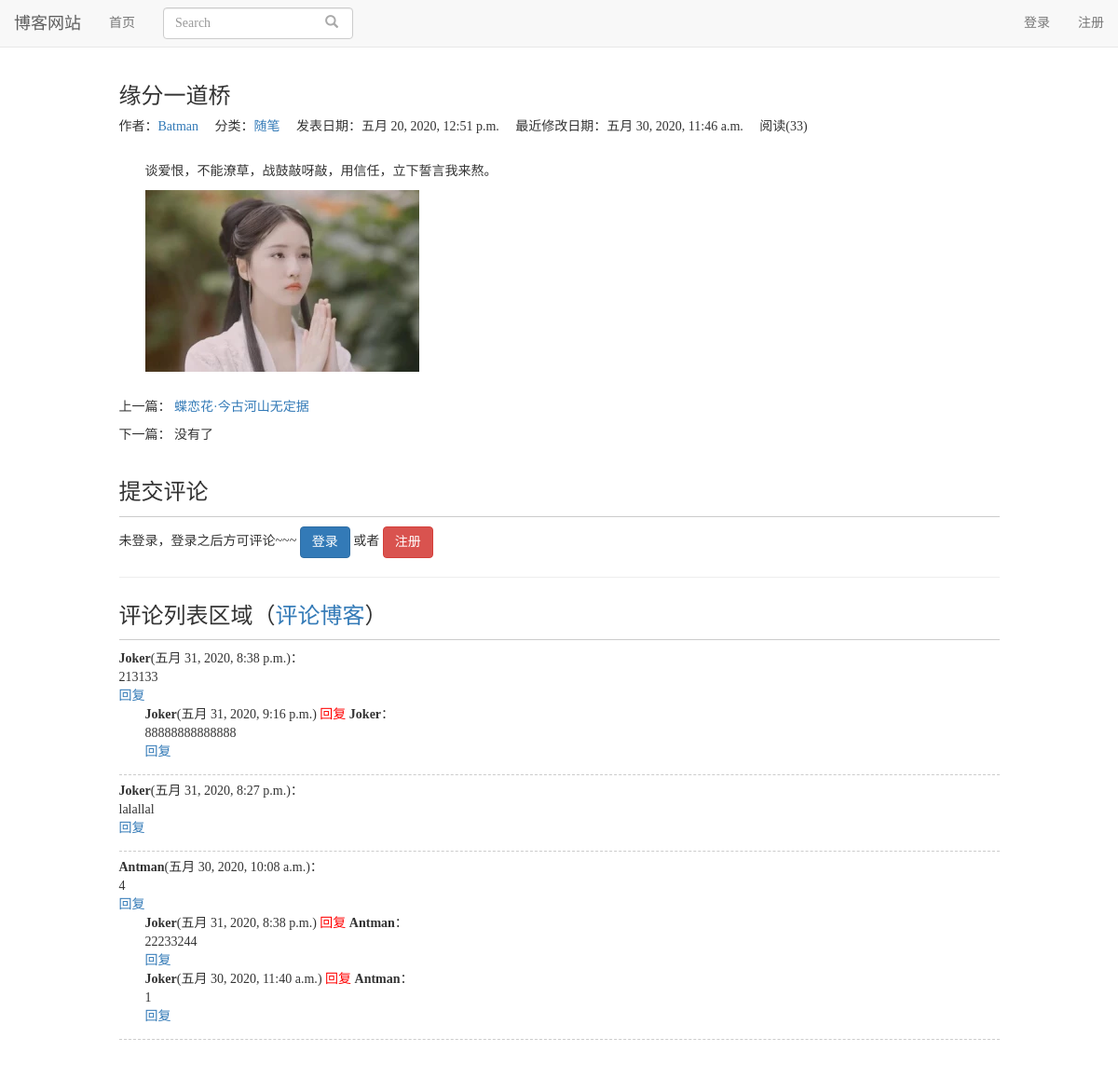
Screenshot of /blog/articles/1 with the database file from the repository.
### blog/models.py (models this page shows, shortened)
class Blog(models.Model):
    title=models.CharField(max_length=50,verbose_name='标题')
    blog_type=models.ForeignKey(BlogType,on_delete=models.DO_NOTHING,verbose_name='博客类型')
    content=RichTextUploadingField()
    author=models.ForeignKey(User,on_delete=models.DO_NOTHING,verbose_name='作者')
    created_time=models.DateTimeField(auto_now_add=True,verbose_name='创作时间')
    last_update_time=models.DateTimeField(auto_now=True,verbose_name='上次修改时间')
    def readnum_function(self):
        try:
            return self.readnum.read_num
        except Exception as e:
            return 0
    readnum_function.short_description='阅读量'
    class Meta:
        ordering=['-created_time']
        verbose_name='博客'
        verbose_name_plural=verbose_name

class BlogType(models.Model):
    type_name=models.CharField(max_length=20,verbose_name='博客类型')
    author=models.ForeignKey(User,on_delete=models.DO_NOTHING,verbose_name='作者')
    def __str__(self):
        return self.type_name
    class Meta:
        verbose_name='博客类型'
        verbose_name_plural=verbose_name

class ReadNum(models.Model):
    read_num=models.IntegerField(default=0,verbose_name='阅读量')
    blog=models.OneToOneField(Blog,on_delete=models.CASCADE,verbose_name='博客')
    class Meta:
        verbose_name='阅读量'
        verbose_name_plural=verbose_name

### comment/models.py (models this page shows, shortened)
class Comment(models.Model):
    comment_blog=models.ForeignKey(Blog,on_delete=models.CASCADE,verbose_name='博客标题')
    text=models.TextField(verbose_name='评论内容')
    comment_time=models.DateTimeField(auto_now_add=True,verbose_name='评论时间')
    user=models.ForeignKey(User,on_delete=models.CASCADE,verbose_name='用户')
    parent=models.ForeignKey('self',related_name='parent_comment',null=True,blank=True,on_delete=models.CASCADE,verbose_name='父级评论')
    root=models.ForeignKey('self',related_name='root_comment',null=True,blank=True,on_delete=models.CASCADE,verbose_name='根评论')
    class Meta:
        ordering=['-comment_time']
        verbose_name='评论'
        verbose_name_plural=verbose_name

### blog/views.py (the view)
# urls.py: path('articles/<int:blog_pk>',views.blog_detail,name='blog_detail'),
def blog_detail(request,blog_pk):
    context={}
    blog=get_object_or_404(Blog,pk=blog_pk)
    if not request.COOKIES.get('blog_%s_read'%blog_pk):#字典
        if ReadNum.objects.filter(blog=blog).count():
            readnum=ReadNum.objects.get(blog=blog)
            readnum.read_num+=1
            readnum.save()
        else:
            readnum=ReadNum()
            readnum.read_num=1
            readnum.blog=blog
            readnum.save()
    comments=Comment.objects.filter(comment_blog=blog,parent=None)
    context['previous_blog']=Blog.objects.filter(created_time__gt=blog.created_time).last()
    context['next_blog']=Blog.objects.filter(created_time__lt=blog.created_time).first()
    context['blog']=blog
    context['comments']=comments
    context['comment_form']=CommentForm(initial={'object_blog':blog.title,'object_id':blog_pk,'reply_comment_id':0})#设置表单value
    response=render(request,'blog_detail.html',context)
    response.set_cookie('blog_%s_read'%blog_pk,'true',max_age=600)
    return response

### comment/forms.py
class CommentForm(forms.Form):
    object_blog=forms.CharField(widget=forms.HiddenInput)
    object_id=forms.IntegerField(widget=forms.HiddenInput)
    text=forms.CharField(label='欢迎评论',widget=forms.Textarea(attrs={'class':"form-control",'placeholder':'请在此处评论','rows':5}))
    reply_comment_id=forms.IntegerField(widget=forms.HiddenInput(attrs={'id':'reply_comment_id'}))

### blog/templates/blog_detail.html (shortened to what this page needs)
{% extends 'base.html' %}
{% block content %}
	<link rel="stylesheet" href="/static/blog/blog_list.css">
	<div class="container">
		<div class="row">
			<div class="col-xs-10 col-xs-offset-1">
				<h3>{{blog.title}}</h3>
				<ul class="blog-info-discription">
					<li>作者：<a href="{% url 'blog_list' blog.author %}">{{blog.author}}</a></li>
					<li>分类：<a href="/blog/type/{{blog.blog_type.pk}}">{{blog.blog_type}}</a></li>
					<li>发表日期：{{blog.created_time}}</li>
					<li>最近修改日期：{{blog.last_update_time}}</li>
					<li>阅读({{blog.readnum_function}})</li>
				</ul>
				<div class="blog-content">{{blog.content|safe}}</div>
				<div class="blog-more">
					<p>上一篇：
					{% if previous_blog %}
						<a href="/blog/articles/{{previous_blog.pk}}">{{previous_blog.title}}</a>
					{% else %}
						没有了
					{% endif %}
					</p>
					<p>下一篇：
					{% if next_blog %}
						<a href="/blog/articles/{{next_blog.pk}}">{{next_blog.title}}</a>
					{% else %}
						没有了
					{% endif %}
					</p>
				</div>
			</div>
		</div>
		<div class="row">
			<div class="col-xs-10 col-xs-offset-1">
				<div class="comment-area">
				<h3 class="comment-area-title">提交评论</h3>
				{% if user.is_authenticated %}
					<form action="/comment/update_comment" method="POST" style="overflow:hidden" id="reply_comment">
						{% csrf_token %}
						<label for="comment_text">{{user.username}}，</label>
						<div id="reply_content_container">
							<p id="appear" style="color:red"></p>
							<div id="reply_content"></div>
						</div>
						{{comment_form}}
						<!--div class="form-group">
							<label for="comment_text">{{user.username}}，欢迎评论~</label>
							<textarea id="comment_text" class="form-control" name="text" rows="6"></textarea>
						</div>
						<input type="hidden" name="object_id" value="{{blog.pk}}">
						<input type="hidden" name="object_blog" value="{{blog.title}}"-->
						<input type="submit" class="btn btn-primary" value="评论" style="float:right">
					</form>
				{% else %}
					未登录，登录之后方可评论~~~
					<a class="btn btn-primary" href="{% url 'login' %}">登录</a>
					<span>或者</span>
					<a class="btn btn-danger" href="{% url 'register' %}">注册</a>
				{% endif %}
				</div>
				<hr>
				<div class="comment-area">
					<h3 class="comment-area-title">评论列表区域（<a href="javascript:reply(0);">评论博客</a>）</h3>
				  <div id="comment_list">
					{% for comment in comments %}
					<div class="comment">
						<strong>{{comment.user}}</strong>({{comment.comment_time}})：
						<div id="comment_{{comment.pk}}">
							{{comment.text}}
						</div>
						<a href="javascript:reply({{ comment.pk }});">回复</a>
						{% for reply in comment.root_comment.all %}
						<div class="reply">
							<strong>{{reply.user}}</strong>({{reply.comment_time}})
							<span style="color:red">回复</span>
							<strong>{{reply.parent.user}}</strong>：
							<div id="comment_{{reply.pk}}">
								{{reply.text}}
							</div>
							<a href="javascript:reply({{ reply.pk }});">回复</a>
						</div>
						{% endfor %}
					</div>
					{% empty %}
					<p>欢迎来评论哦</p>
					{% endfor %}
				  </div>
				</div>
			</div>
		</div>
	</div>
	<br>
{% endblock %}

### templates/base.html (shortened to what this page needs)
<!DOCTYPE html>
<html lang="zh-CN">
<head>
	<link rel="stylesheet" href="/static/base.css">
	<link rel="stylesheet" href="/static/bootstrap/css/bootstrap.min.css">
</head>
<body>
	<div class="navbar navbar-default navbar-fixed-top" role="navigation">
		<div class="container-fluid">
			<div class="navbar-header">
				<a class="navbar-brand" href="/">博客网站</a>
			</div>
			<div class="collapse navbar-collapse" id="navbar-collapse">
			<ul class="nav navbar-nav">
				<li class="{% block nav_home_active %}{% endblock %}"><a href="/">首页</a></li>
				<li>
					<form class="navbar-form navbar-left search-form" action="{% url 'search' %}">
					<div class="form-group">
					  <input type="text" name="wd" class="form-control" placeholder="Search">
					</div>
					<button type="submit" class="btn btn-default">
						<span class="glyphicon glyphicon-search" aria-hidden="true"></span>
					</button>
					</form>
				</li>
			</ul>
			<ul class="nav navbar-nav navbar-right">
			{% if not user.is_authenticated %}
				<li><a href="{% url 'login' %}">登录</a></li>
				<li><a href="{% url 'register' %}">注册</a></li>
			{% endif %}
			</ul>
			</div>
		</div>
	</div>
	{% block content %}{% endblock %}
</body>
</html>

### static/base.css (style rules this page uses)
* { margin:0; padding:0; font-family:"微软雅黑"; }
body { margin-top:70px!important; }
.search-form button[type="submit"] { background: none; border: none; margin-left: -3em; color: #aaa; }

### static/blog/blog_list.css (style rules this page uses)
ul.blog-info-discription { list-style-type:none; margin-bottom:2em; }
ul.blog-info-discription li { display:inline-block; margin-right:1em; }
div.blog-content { text-indent:2em; }
div.blog-more { margin-top:2em; }
div.comment-area { margin-top:2em; }
h3.comment-area-title { border-bottom:1px solid #ccc; padding-bottom:0.5em; }
div.comment { border-bottom:1px dashed #ccc; margin-bottom:0.5em; padding-bottom:1em; }
div.reply { margin-left:2em; }

### rows the page displays
Blog: title "缘分一道桥", author "Batman", blog_type "随笔", created_time "五月 20, 2020, 12:51 p.m.", last_update_time "五月 30, 2020, 11:46 a.m.", readnum_function "33", content "谈爱恨，不能潦草，战鼓敲呀敲，用信任，立下誓言我来熬。", content (picture)
Blog: title "蝶恋花·今古河山无定据"
Comment: user "Joker", comment_time "五月 31, 2020, 8:38 p.m.", text "213133"
Comment: user "Joker", comment_time "五月 31, 2020, 9:16 p.m.", parent.user "Joker", text "88888888888888"
Comment: user "Joker", comment_time "五月 31, 2020, 8:27 p.m.", text "lalallal"
Comment: user "Antman", comment_time "五月 30, 2020, 10:08 a.m.", text "4"
Comment: user "Joker", comment_time "五月 31, 2020, 8:38 p.m.", parent.user "Antman", text "22233244"
Comment: user "Joker", comment_time "五月 30, 2020, 11:40 a.m.", parent.user "Antman", text "1"
